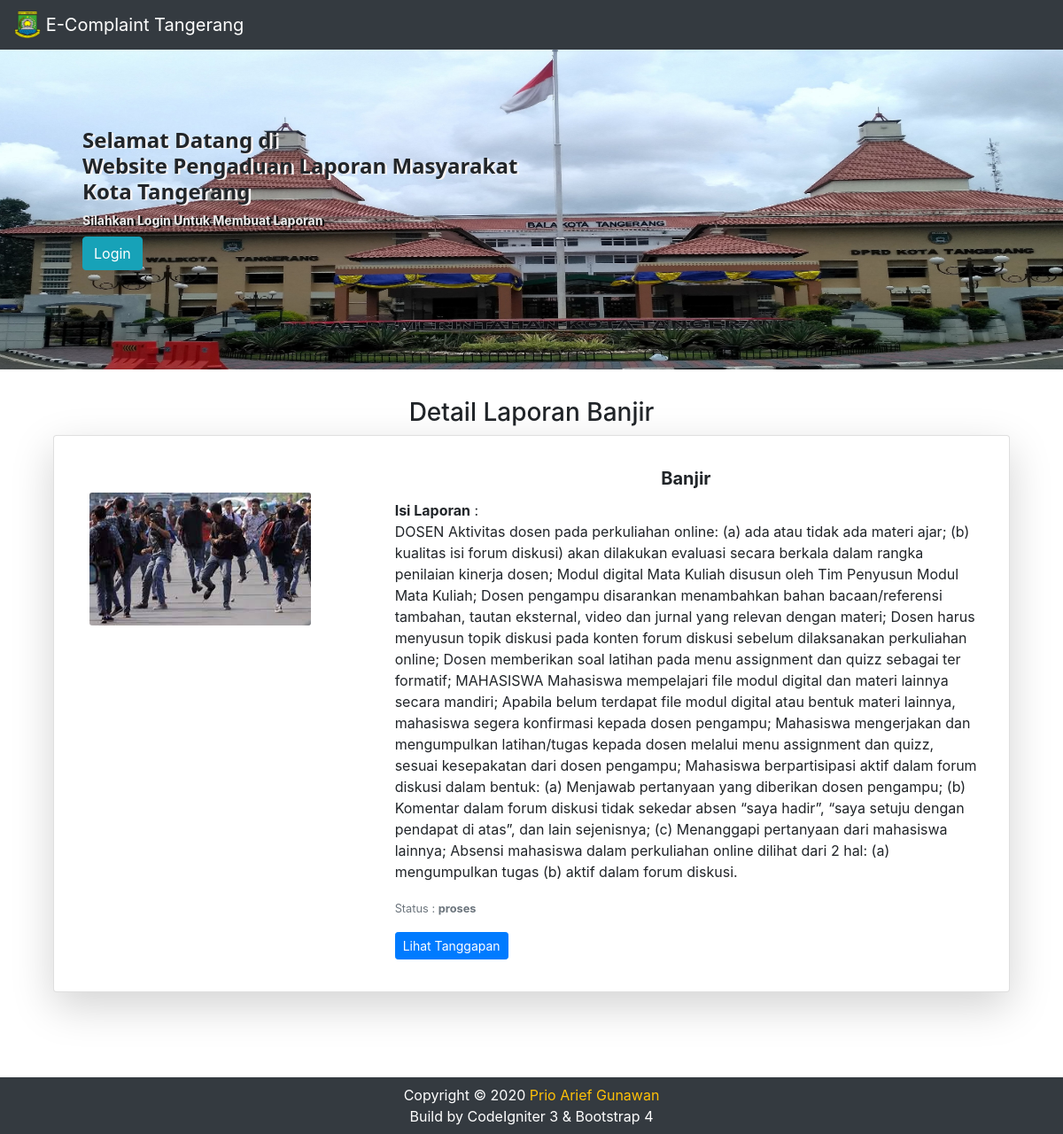
Page /Laporan/Detail/9 on the committed database.
### tables this page shows
CREATE TABLE `pengaduan` (
  `id_pengaduan` int(11) NOT NULL,
  `judul` text NOT NULL,
  `tgl_pengaduan` date NOT NULL,
  `nik` varchar(16) NOT NULL,
  `isi_laporan` text NOT NULL,
  `foto` varchar(256) NOT NULL,
  `status` enum('menunggu verifikasi','proses','selesai') NOT NULL
);

### application/controllers/Laporan.php (called while the page is built, shortened)
<?php
class Laporan extends CI_Controller
{
	public function __construct()
	{
		$this->load->model('LaporanModel');
	}
	public function detail($id)
	{
		$data['detail'] = $this->LaporanModel->DetailLaporan($id);
		$this->load->view('templates/header');
		$this->load->view('User/laporan/detail_laporan', $data);
		$this->load->view('templates/footer');
	}
}

### index.php (called while the page is built, shortened)
<?php
require_once BASEPATH.'core/CodeIgniter.php';

### application/models/LaporanModel.php (called while the page is built, shortened)
<?php
class LaporanModel extends CI_Model
{
	public function DetailLaporan($id)
	{
		return $this->db->get_where('pengaduan', ['id_pengaduan' => $id])->row_array();
	}
}

### application/views/User/laporan/detail_laporan.php (the view, shortened to what this page needs)
<div class="container mb-5	">
	<h3 class="text-center mb-2">Detail Laporan <?= $detail['judul'] ?></h3>
	<div class="col-sm">
		<div class="row">
			<div class="col-sm-12">
				<div class="card mb-3 shadow-lg p-3 mb-5">
					<div class=" row no-gutters">
						<div class="col-md-4">
							<a href="<?= base_url('assets/img/lampiran/' . $detail['foto']) ?>">
								<img src="<?= base_url('assets/img/lampiran/' . $detail['foto']) ?>" class="card-img mt-5 ml-4">
							</a>
						</div>
						<div class="col-md-8">
							<div class="card-body">
								<h5 class="card-title text-center font-weight-bold"><?= $detail['judul'] ?></h5>
								<p class="card-text"><b>Isi Laporan</b> : <br><?= $detail['isi_laporan'] ?></p>
								<p class=" card-text"><small class="text-muted">Status : <b><?= $detail['status'] ?></b></small></p>
								<a href="" class="btn btn-primary btn-sm">Lihat Tanggapan</a>
							</div>
						</div>
					</div>
				</div>
			</div>
		</div>
	</div>
</div>

### application/views/templates/header.php (shortened to what this page needs)
<!DOCTYPE html>
<html lang="en">
<head>
	<link rel="stylesheet" href="<?= base_url() ?>assets/bootstrap/css/bootstrap.min.css">
	<link rel="stylesheet" href="<?= base_url() ?>assets/myCss/style.css">
</head>
<body>
	<nav class="navbar navbar-expand-lg navbar-dark bg-dark">
		<a class="navbar-brand" href="<?= base_url() ?>Home">
			<img src="<?= base_url() ?>assets/img/tangerang.png" width="30" height="30" class="d-inline-block align-top" alt="">
			E-Complaint Tangerang
		</a>
	</nav>
	<div class="jumbotron jumbotron-fluid" style="background-image: url('<?= base_url() ?>assets/img/puspem.jpg'); background-size : 100% 100%">
		<div class="container">
			<br>
			<h4 class="ml-5 header">Selamat Datang di <br> Website Pengaduan Laporan Masyarakat <br> Kota Tangerang</h4>
			<?php if (!$this->session->userdata('nik')) : ?>
				<span class="ml-5 deskripsi d-block">Silahkan Login Untuk Membuat Laporan</span>
				<a href="<?= base_url() ?>Auth" class="btn btn-info ml-5 mt-2 mb-5">Login</a>
			<?php endif; ?>
		</div>
	</div>
</body>
</html>

### application/views/templates/footer.php
<nav class="navbar-dark bg-dark mb-0 text-center py-2">
	<span class="text-center text-white d-block">Copyright &copy; 2020 <a href="https://www.github.com/prioarief" target="blank" class="text-decoration-none text-warning">Prio Arief Gunawan</a></span>
	<span class="text-center text-white">Build by CodeIgniter 3 & Bootstrap 4 </span>
</nav>

### assets/myCss/style.css (style rules this page uses)
.header { font-family: 'Segoe UI', Tahoma, Geneva, Verdana, sans-serif !important; text-shadow: 2.5px 1px #f8f4f4; font-weight: bold; }
.deskripsi { text-shadow: 2.5px 1px #080808; font-size: 14px; color: #eaeaea; font-weight: bold; }
.card-img { width: 250px; height: 150px; }

### rows in the picture
pengaduan: judul "Banjir", foto (picture), isi_laporan "DOSEN Aktivitas dosen pada perkuliahan online: (a) ada atau tidak ada materi ajar; (b) kualitas isi forum diskusi) akan dilakukan evaluasi secara berkala dalam rangka penilaian kinerja dosen; Modul digital Mata Kuliah disusun oleh Tim Penyusun Modul Mata Kuliah; Dosen pengampu disarankan menambahkan bahan bacaan/referensi tambahan, tautan eksternal, video dan jurnal yang relevan dengan materi; Dosen harus menyusun topik diskusi pada konten forum diskusi sebelum dilaksanakan perkuliahan online; Dosen memberikan soal latihan pada menu assignment dan quizz sebagai ter formatif; MAHASISWA Mahasiswa mempelajari file modul digital dan materi lainnya secara mandiri; Apabila belum terdapat file…", status "proses"
